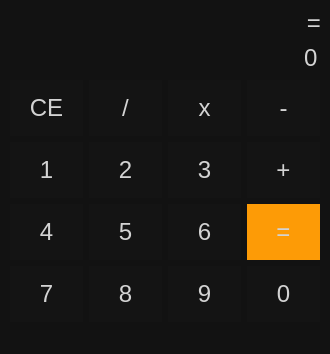
<?xml version="1.0" encoding="UTF-8"?>
<ui version="4.0">
 <class>mainWindow</class>
 <widget class="QMainWindow" name="mainWindow">
  <property name="enabled">
   <bool>true</bool>
  </property>
  <property name="geometry">
   <rect>
    <x>0</x>
    <y>0</y>
    <width>330</width>
    <height>354</height>
   </rect>
  </property>
  <property name="windowTitle">
   <string>calc</string>
  </property>
  <property name="styleSheet">
   <string notr="true">QWidget {
    background-color: #121212;
    color: #FFFFFF;
	font-size: 14px;
}


QPushButton:hover {
    background-color: #707070;
}</string>
  </property>
  <property name="unifiedTitleAndToolBarOnMac">
   <bool>false</bool>
  </property>
  <widget class="QWidget" name="centralwidget">
   <property name="styleSheet">
    <string notr="true">QWidget {
    background-color: #121212;
    color: #d3d3d3;
	font-size: 14px;
}

QLabel, QLineEdit {
    background-color: transparent;
    font-size: 24px;
    border: none;
    color: #d3d3d3;
}</string>
   </property>
   <layout class="QVBoxLayout" name="verticalLayout">
    <item>
     <widget class="QLabel" name="label">
      <property name="sizePolicy">
       <sizepolicy hsizetype="Minimum" vsizetype="Maximum">
        <horstretch>0</horstretch>
        <verstretch>0</verstretch>
       </sizepolicy>
      </property>
      <property name="text">
       <string>=</string>
      </property>
      <property name="alignment">
       <set>Qt::AlignRight|Qt::AlignTrailing|Qt::AlignVCenter</set>
      </property>
     </widget>
    </item>
    <item>
     <widget class="QLineEdit" name="lineEdit">
      <property name="sizePolicy">
       <sizepolicy hsizetype="Minimum" vsizetype="Maximum">
        <horstretch>0</horstretch>
        <verstretch>0</verstretch>
       </sizepolicy>
      </property>
      <property name="font">
       <font>
        <pointsize>1</pointsize>
       </font>
      </property>
      <property name="cursor">
       <cursorShape>ArrowCursor</cursorShape>
      </property>
      <property name="text">
       <string>0</string>
      </property>
      <property name="alignment">
       <set>Qt::AlignRight|Qt::AlignTrailing|Qt::AlignVCenter</set>
      </property>
      <property name="readOnly">
       <bool>true</bool>
      </property>
     </widget>
    </item>
    <item>
     <widget class="QWidget" name="gridWidget" native="true">
      <property name="sizePolicy">
       <sizepolicy hsizetype="Expanding" vsizetype="Expanding">
        <horstretch>0</horstretch>
        <verstretch>0</verstretch>
       </sizepolicy>
      </property>
      <property name="styleSheet">
       <string notr="true">QWidget {
    background-color: #121212;
    color: #d3d3d3;
	font-size: 14px;
}

QPushButton {
    background-color: #141414;
    font-size: 24px;
    border: none;
    color: #d3d3d3;
}

QPushButton:hover {
    background-color: #707070;
    font-size: 30px;
}


</string>
      </property>
      <layout class="QGridLayout" name="gridLayout">
       <property name="leftMargin">
        <number>1</number>
       </property>
       <property name="topMargin">
        <number>1</number>
       </property>
       <property name="rightMargin">
        <number>1</number>
       </property>
       <property name="bottomMargin">
        <number>1</number>
       </property>
       <property name="spacing">
        <number>-1</number>
       </property>
       <item row="2" column="0">
        <widget class="QPushButton" name="four">
         <property name="sizePolicy">
          <sizepolicy hsizetype="Minimum" vsizetype="Minimum">
           <horstretch>0</horstretch>
           <verstretch>0</verstretch>
          </sizepolicy>
         </property>
         <property name="text">
          <string>4</string>
         </property>
        </widget>
       </item>
       <item row="0" column="2">
        <widget class="QPushButton" name="umnogit">
         <property name="sizePolicy">
          <sizepolicy hsizetype="Minimum" vsizetype="Minimum">
           <horstretch>0</horstretch>
           <verstretch>0</verstretch>
          </sizepolicy>
         </property>
         <property name="text">
          <string>x</string>
         </property>
        </widget>
       </item>
       <item row="2" column="2">
        <widget class="QPushButton" name="six">
         <property name="sizePolicy">
          <sizepolicy hsizetype="Minimum" vsizetype="Minimum">
           <horstretch>0</horstretch>
           <verstretch>0</verstretch>
          </sizepolicy>
         </property>
         <property name="text">
          <string>6</string>
         </property>
        </widget>
       </item>
       <item row="0" column="0">
        <widget class="QPushButton" name="clear">
         <property name="sizePolicy">
          <sizepolicy hsizetype="Minimum" vsizetype="Minimum">
           <horstretch>0</horstretch>
           <verstretch>0</verstretch>
          </sizepolicy>
         </property>
         <property name="styleSheet">
          <string notr="true">font-size: 24px;</string>
         </property>
         <property name="text">
          <string>CE</string>
         </property>
        </widget>
       </item>
       <item row="0" column="3">
        <widget class="QPushButton" name="minus">
         <property name="sizePolicy">
          <sizepolicy hsizetype="Minimum" vsizetype="Minimum">
           <horstretch>0</horstretch>
           <verstretch>0</verstretch>
          </sizepolicy>
         </property>
         <property name="text">
          <string>-</string>
         </property>
        </widget>
       </item>
       <item row="3" column="1">
        <widget class="QPushButton" name="eigth">
         <property name="sizePolicy">
          <sizepolicy hsizetype="Minimum" vsizetype="Minimum">
           <horstretch>0</horstretch>
           <verstretch>0</verstretch>
          </sizepolicy>
         </property>
         <property name="text">
          <string>8</string>
         </property>
        </widget>
       </item>
       <item row="2" column="1">
        <widget class="QPushButton" name="five">
         <property name="sizePolicy">
          <sizepolicy hsizetype="Minimum" vsizetype="Minimum">
           <horstretch>0</horstretch>
           <verstretch>0</verstretch>
          </sizepolicy>
         </property>
         <property name="text">
          <string>5</string>
         </property>
        </widget>
       </item>
       <item row="1" column="0">
        <widget class="QPushButton" name="one">
         <property name="sizePolicy">
          <sizepolicy hsizetype="Minimum" vsizetype="Minimum">
           <horstretch>0</horstretch>
           <verstretch>0</verstretch>
          </sizepolicy>
         </property>
         <property name="text">
          <string notr="true">1</string>
         </property>
        </widget>
       </item>
       <item row="1" column="2">
        <widget class="QPushButton" name="tree">
         <property name="sizePolicy">
          <sizepolicy hsizetype="Minimum" vsizetype="Minimum">
           <horstretch>0</horstretch>
           <verstretch>0</verstretch>
          </sizepolicy>
         </property>
         <property name="text">
          <string>3</string>
         </property>
        </widget>
       </item>
       <item row="1" column="1">
        <widget class="QPushButton" name="two">
         <property name="sizePolicy">
          <sizepolicy hsizetype="Minimum" vsizetype="Minimum">
           <horstretch>0</horstretch>
           <verstretch>0</verstretch>
          </sizepolicy>
         </property>
         <property name="text">
          <string>2</string>
         </property>
        </widget>
       </item>
       <item row="3" column="2">
        <widget class="QPushButton" name="nine">
         <property name="sizePolicy">
          <sizepolicy hsizetype="Minimum" vsizetype="Minimum">
           <horstretch>0</horstretch>
           <verstretch>0</verstretch>
          </sizepolicy>
         </property>
         <property name="text">
          <string>9</string>
         </property>
        </widget>
       </item>
       <item row="0" column="1">
        <widget class="QPushButton" name="rasdel">
         <property name="sizePolicy">
          <sizepolicy hsizetype="Minimum" vsizetype="Minimum">
           <horstretch>0</horstretch>
           <verstretch>0</verstretch>
          </sizepolicy>
         </property>
         <property name="text">
          <string>/</string>
         </property>
        </widget>
       </item>
       <item row="1" column="3">
        <widget class="QPushButton" name="plus">
         <property name="sizePolicy">
          <sizepolicy hsizetype="Minimum" vsizetype="Minimum">
           <horstretch>0</horstretch>
           <verstretch>0</verstretch>
          </sizepolicy>
         </property>
         <property name="text">
          <string>+</string>
         </property>
        </widget>
       </item>
       <item row="2" column="3">
        <widget class="QPushButton" name="res">
         <property name="sizePolicy">
          <sizepolicy hsizetype="Minimum" vsizetype="Minimum">
           <horstretch>0</horstretch>
           <verstretch>0</verstretch>
          </sizepolicy>
         </property>
         <property name="styleSheet">
          <string notr="true">background-color: #fd9b06</string>
         </property>
         <property name="text">
          <string>=</string>
         </property>
        </widget>
       </item>
       <item row="3" column="3">
        <widget class="QPushButton" name="zero">
         <property name="sizePolicy">
          <sizepolicy hsizetype="Minimum" vsizetype="Minimum">
           <horstretch>0</horstretch>
           <verstretch>0</verstretch>
          </sizepolicy>
         </property>
         <property name="text">
          <string>0</string>
         </property>
        </widget>
       </item>
       <item row="3" column="0">
        <widget class="QPushButton" name="seven">
         <property name="sizePolicy">
          <sizepolicy hsizetype="Minimum" vsizetype="Minimum">
           <horstretch>0</horstretch>
           <verstretch>0</verstretch>
          </sizepolicy>
         </property>
         <property name="text">
          <string>7</string>
         </property>
        </widget>
       </item>
      </layout>
     </widget>
    </item>
   </layout>
  </widget>
  <widget class="QStatusBar" name="statusbar"/>
 </widget>
 <resources/>
 <connections/>
</ui>
